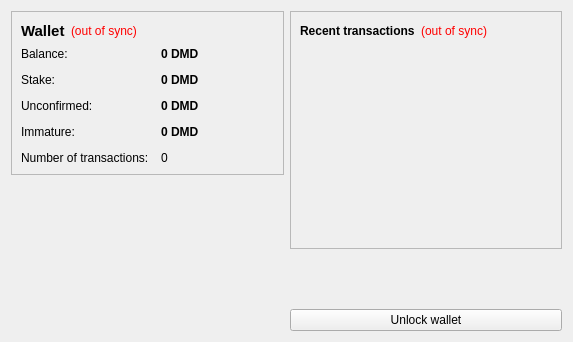
<?xml version="1.0" encoding="UTF-8"?>
<ui version="4.0">
 <class>OverviewPage</class>
 <widget class="QWidget" name="OverviewPage">
  <property name="geometry">
   <rect>
    <x>0</x>
    <y>0</y>
    <width>573</width>
    <height>342</height>
   </rect>
  </property>
  <property name="windowTitle">
   <string>Form</string>
  </property>
  <layout class="QHBoxLayout" name="horizontalLayout" stretch="1,1">
   <item>
    <layout class="QVBoxLayout" name="verticalLayout_2">
     <item>
      <widget class="QFrame" name="frame">
       <property name="frameShape">
        <enum>QFrame::StyledPanel</enum>
       </property>
       <property name="frameShadow">
        <enum>QFrame::Raised</enum>
       </property>
       <layout class="QVBoxLayout" name="verticalLayout_4">
        <item>
         <layout class="QHBoxLayout" name="horizontalLayout_4">
          <item>
           <widget class="QLabel" name="label_5">
            <property name="font">
             <font>
              <pointsize>11</pointsize>
              <weight>75</weight>
              <bold>true</bold>
             </font>
            </property>
            <property name="text">
             <string>Wallet</string>
            </property>
           </widget>
          </item>
          <item>
           <widget class="QLabel" name="labelWalletStatus">
            <property name="toolTip">
             <string>The displayed information may be out of date. Your wallet automatically synchronizes with the Diamond network after a connection is established, but this process has not completed yet.</string>
            </property>
            <property name="styleSheet">
             <string notr="true">QLabel { color: red; }</string>
            </property>
            <property name="text">
             <string notr="true">(out of sync)</string>
            </property>
            <property name="alignment">
             <set>Qt::AlignLeading|Qt::AlignLeft|Qt::AlignVCenter</set>
            </property>
           </widget>
          </item>
          <item>
           <spacer name="horizontalSpacer_2">
            <property name="orientation">
             <enum>Qt::Horizontal</enum>
            </property>
            <property name="sizeHint" stdset="0">
             <size>
              <width>40</width>
              <height>20</height>
             </size>
            </property>
           </spacer>
          </item>
         </layout>
        </item>
        <item>
         <layout class="QFormLayout" name="formLayout_2">
          <property name="fieldGrowthPolicy">
           <enum>QFormLayout::AllNonFixedFieldsGrow</enum>
          </property>
          <property name="horizontalSpacing">
           <number>12</number>
          </property>
          <property name="verticalSpacing">
           <number>12</number>
          </property>
          <item row="0" column="0">
           <widget class="QLabel" name="label">
            <property name="text">
             <string>Balance:</string>
            </property>
           </widget>
          </item>
          <item row="0" column="1">
           <widget class="QLabel" name="labelBalance">
            <property name="font">
             <font>
              <weight>75</weight>
              <bold>true</bold>
             </font>
            </property>
            <property name="cursor">
             <cursorShape>IBeamCursor</cursorShape>
            </property>
            <property name="toolTip">
             <string>Your current balance</string>
            </property>
            <property name="text">
             <string notr="true">0 DMD</string>
            </property>
            <property name="textInteractionFlags">
             <set>Qt::LinksAccessibleByMouse|Qt::TextSelectableByKeyboard|Qt::TextSelectableByMouse</set>
            </property>
           </widget>
          </item>
          <item row="1" column="0">
           <widget class="QLabel" name="label_6">
            <property name="text">
             <string>Stake:</string>
            </property>
           </widget>
          </item>
          <item row="1" column="1">
           <widget class="QLabel" name="labelStake">
            <property name="font">
             <font>
              <weight>75</weight>
              <bold>true</bold>
             </font>
            </property>
            <property name="cursor">
             <cursorShape>IBeamCursor</cursorShape>
            </property>
            <property name="toolTip">
             <string>Total of coins that was staked, and do not yet count toward the current balance</string>
            </property>
            <property name="text">
             <string notr="true">0 DMD</string>
            </property>
            <property name="textInteractionFlags">
             <set>Qt::LinksAccessibleByMouse|Qt::TextSelectableByKeyboard|Qt::TextSelectableByMouse</set>
            </property>
           </widget>
          </item>
          <item row="2" column="0">
           <widget class="QLabel" name="label_3">
            <property name="text">
             <string>Unconfirmed:</string>
            </property>
           </widget>
          </item>
          <item row="2" column="1">
           <widget class="QLabel" name="labelUnconfirmed">
            <property name="font">
             <font>
              <weight>75</weight>
              <bold>true</bold>
             </font>
            </property>
            <property name="cursor">
             <cursorShape>IBeamCursor</cursorShape>
            </property>
            <property name="toolTip">
             <string>Total of transactions that have yet to be confirmed, and do not yet count toward the current balance</string>
            </property>
            <property name="text">
             <string notr="true">0 DMD</string>
            </property>
            <property name="textInteractionFlags">
             <set>Qt::LinksAccessibleByMouse|Qt::TextSelectableByKeyboard|Qt::TextSelectableByMouse</set>
            </property>
           </widget>
          </item>
          <item row="3" column="0">
           <widget class="QLabel" name="labelImmatureText">
            <property name="text">
             <string>Immature:</string>
            </property>
           </widget>
          </item>
          <item row="3" column="1">
           <widget class="QLabel" name="labelImmature">
            <property name="font">
             <font>
              <weight>75</weight>
              <bold>true</bold>
             </font>
            </property>
            <property name="toolTip">
             <string>Mined balance that has not yet matured</string>
            </property>
            <property name="text">
             <string notr="true">0 DMD</string>
            </property>
            <property name="textInteractionFlags">
             <set>Qt::LinksAccessibleByMouse|Qt::TextSelectableByKeyboard|Qt::TextSelectableByMouse</set>
            </property>
           </widget>
          </item>
          <item row="4" column="0">
           <widget class="QLabel" name="label_2">
            <property name="text">
             <string>Number of transactions:</string>
            </property>
           </widget>
          </item>
          <item row="4" column="1">
           <widget class="QLabel" name="labelNumTransactions">
            <property name="toolTip">
             <string>Total number of transactions in wallet</string>
            </property>
            <property name="text">
             <string notr="true">0</string>
            </property>
           </widget>
          </item>
         </layout>
        </item>
       </layout>
      </widget>
     </item>
     <item>
      <spacer name="verticalSpacer">
       <property name="orientation">
        <enum>Qt::Vertical</enum>
       </property>
       <property name="sizeHint" stdset="0">
        <size>
         <width>20</width>
         <height>40</height>
        </size>
       </property>
      </spacer>
     </item>
     <item>
      <widget class="QLabel" name="label_6">
       <property name="text">
        <string/>
       </property>
       <property name="pixmap">
        <pixmap resource="../bitcoin.qrc">:/images/backg</pixmap>
       </property>
       <property name="scaledContents">
        <bool>false</bool>
       </property>
       <property name="alignment">
        <set>Qt::AlignCenter</set>
       </property>
       <property name="margin">
        <number>-2</number>
       </property>
      </widget>
     </item>
    </layout>
   </item>
   <item>
    <layout class="QVBoxLayout" name="verticalLayout_3">
     <item>
      <widget class="QFrame" name="frame_2">
       <property name="frameShape">
        <enum>QFrame::StyledPanel</enum>
       </property>
       <property name="frameShadow">
        <enum>QFrame::Raised</enum>
       </property>
       <layout class="QVBoxLayout" name="verticalLayout">
        <item>
         <layout class="QHBoxLayout" name="horizontalLayout_2">
          <item>
           <widget class="QLabel" name="label_4">
            <property name="text">
             <string>&lt;b&gt;Recent transactions&lt;/b&gt;</string>
            </property>
           </widget>
          </item>
          <item>
           <widget class="QLabel" name="labelTransactionsStatus">
            <property name="toolTip">
             <string>The displayed information may be out of date. Your wallet automatically synchronizes with the Diamond network after a connection is established, but this process has not completed yet.</string>
            </property>
            <property name="styleSheet">
             <string notr="true">QLabel { color: red; }</string>
            </property>
            <property name="text">
             <string notr="true">(out of sync)</string>
            </property>
            <property name="alignment">
             <set>Qt::AlignRight|Qt::AlignTrailing|Qt::AlignVCenter</set>
            </property>
           </widget>
          </item>
          <item>
           <spacer name="horizontalSpacer">
            <property name="orientation">
             <enum>Qt::Horizontal</enum>
            </property>
            <property name="sizeHint" stdset="0">
             <size>
              <width>40</width>
              <height>20</height>
             </size>
            </property>
           </spacer>
          </item>
         </layout>
        </item>
        <item>
         <widget class="QListView" name="listTransactions">
          <property name="styleSheet">
           <string notr="true">QListView { background: transparent; }</string>
          </property>
          <property name="frameShape">
           <enum>QFrame::NoFrame</enum>
          </property>
          <property name="verticalScrollBarPolicy">
           <enum>Qt::ScrollBarAlwaysOff</enum>
          </property>
          <property name="horizontalScrollBarPolicy">
           <enum>Qt::ScrollBarAlwaysOff</enum>
          </property>
          <property name="selectionMode">
           <enum>QAbstractItemView::NoSelection</enum>
          </property>
         </widget>
        </item>
       </layout>
      </widget>
     </item>
     <item>
      <spacer name="verticalSpacer_2">
       <property name="orientation">
        <enum>Qt::Vertical</enum>
       </property>
       <property name="sizeHint" stdset="0">
        <size>
         <width>20</width>
         <height>40</height>
        </size>
       </property>
      </spacer>
     </item>
     <item>
      <widget class="QPushButton" name="unlockWalletButton">
       <property name="text">
        <string>Unlock wallet</string>
       </property>
      </widget>
     </item>
    </layout>
   </item>
  </layout>
 </widget>
 <resources>
  <include location="../bitcoin.qrc"/>
 </resources>
 <connections/>
</ui>
